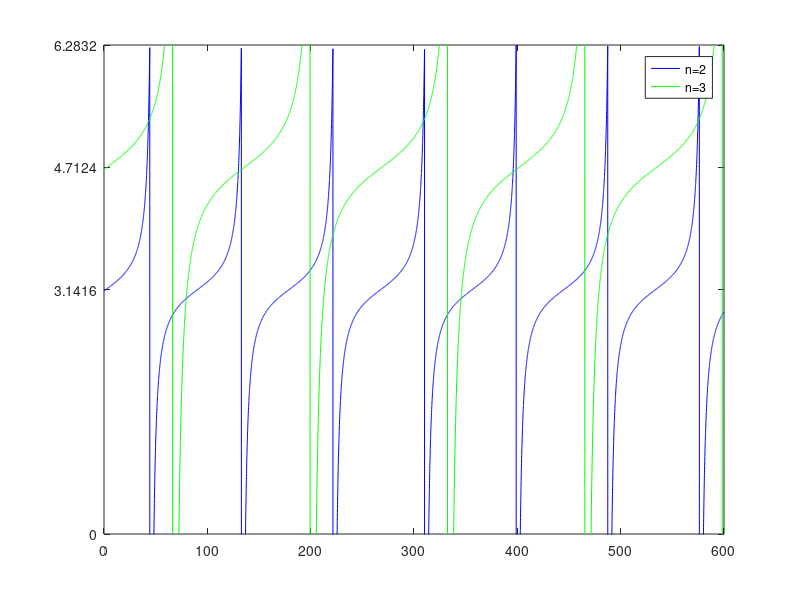

Write the MATLAB code that produced this figure. (Note: this script raises an error after producing the figure.)

t = linspace(0, 600, 10000);
n1 = 2;
n2 = 3;
g = 1.01;
c = 0;
y1 = 2*n1*atan((1/g)*((1+sqrt(g^2-1)*tan(c+(sqrt(g^2-1)*t)/(2*n1)))));
y2 = 2*n2*atan((1/g)*((1+sqrt(g^2-1)*tan(c+(sqrt(g^2-1)*t)/(2*n2)))));

plot(t, y1,'-b',t, y2,'-g');
legend('n=2', 'n=3');
ylim([0 2*pi]); yticks([0 pi 3*pi/2 2*pi]); yticklabels(["0" "\pi" "3\pi/2" "2\pi"]); 
grid on; grid minor; 
title('\gamma = 1.01')
xlabel("t");
ylabel('\phi', 'Interpreter','tex');